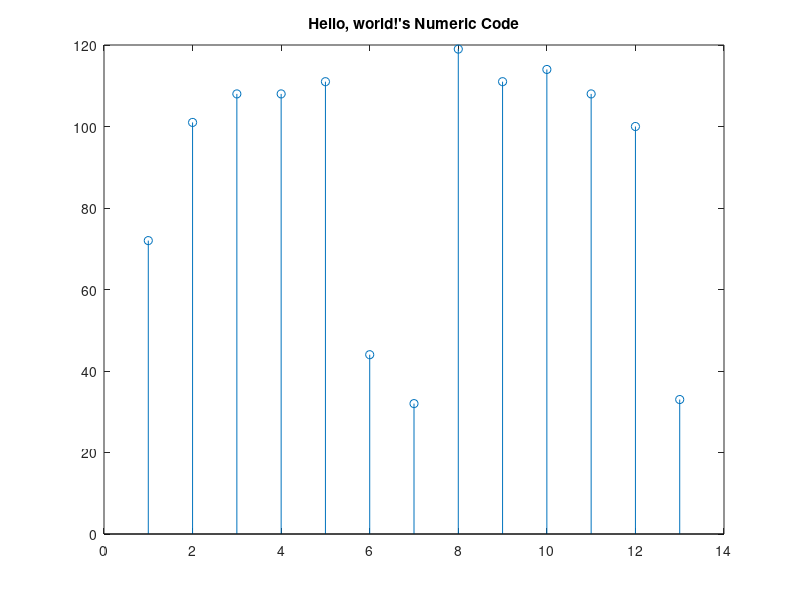

MATLAB code for this plot: (Note: this script raises an error after producing the figure.)
%% Lesson 5c: Character Arrays and Strings
% We just learned about different data types. We will focus on two data
% structures that are very similar in function: strings and character
% arrays. They are often interchangeable, but there are some nuances.
clear; clc; close all;

%% Character arrays as text
% Note that MATLAB uses UTF-16 for its character encoding (not ASCII); this
% means two bytes per character (type `char`).
str = 'Hello, world!';
whos;

%% Charracter arrays as matrices
% Character arrays are regular arrays/matrices, and characters have
% numeric values. (This is very similar to in C.) In fact, the character
% array syntax is syntactic sugar. The following two are equivalent.
str1 = 'Hi';
str2 = ['H', 'i'];

% This means you can index and concatenate character arrays just like you
% would strings, and you can cast characters to numbers.
stem(uint16(str));                  % Treating characters as numbers
title([str '''s Numeric Code']);    % `horcat` on character arrays

% Note that we escape a single quote inside a character array using double
% single quotes. Be careful! What do you think the following will do?
[''''];
['' ''];
'''';
% '' '';

%% sprintf
% The sprintf function is useful in formatting strings to be output like
% you would in C.
numberOfStudents = 20;
section = 'B';
averageGrade = mean(40 + randn(numberOfStudents, 1));
sprintf(['There are %d students in physics section %s with ' ...
    'an average grade of %0.2f'], numberOfStudents, section, averageGrade);

%% fprintf
% fprintf is like sprintf but either outputs to a file if specified,
% otherwise stdout.
fprintf(['There are %d students in physics section %s with ' ...
    'an average grade of %0.2f\n'], ...
    numberOfStudents, section, averageGrade);
    
%% Character arrays are ordinary (rectangular) matrices
% legends = ['sin(x)'; 'cos(x)'; '3x'];
legends = ['sin(x)'; 'cos(x)'; 'tan(x)'];
          
%% Compound character arrays using cell arrays
% What if we want a matrix/array/set of strings? We previously saw that
% horizontally or vertically concatenating character arrays will not work.
%
% One thing we can do is to use cell arrays, but this introduces the
% annoyances of cell arrays.
legends1 = {'sin(x)', 'cos(x)', '3x'};

% Alternatively, we can have a matrix of singleton cell arrays containing a
% character array.
legends2 = [{'sin(x)'}, {'cos(x)'}, {'3x'}];

%% The `string` datatype
% Like many high-level languages (i.e., basically any modern language),
% MATLAB has a dedicated atomic `string` type. These may be constructed
% using a literal enclosed in double quotes, or by using the `string`
% constructor.
legends3 = [string('sin(x)'), "cos(x)", "3x"];

%% This works!
% This works with either legends1, legends2, or legends3.
plot(rand(10, 3));
legend(legends3);

%% Indexing string and string arrays with curly braces
% Indexing a string: a string acts like a singleton cell array
% containing a character array.
str3 = "Hello, world";
% str3(2);                      % fails
str3{1}(2);

% Indexing a string array: a string array acts like a cell array of
% character arrays (for compatability reasons).
legends(3);
legends{3}(2);

% Confusing! In general, you can stick with strings and string arrays and
% not have to worry about cell arrays at all, but this may help your
% understanding if a weird scenario comes up.

%% Sample string manipulation
% Using split, you can separate strings into a cell array or string array
% based on certain qualifications, most commonly whitespace.
t = ['The rain in Spain stays' newline 'mainly in the plain.']

split(t);                       % Splits words by default
split(t,'n');

% You can also return the delimiters if you want
[cellArray, delimiters] = split(t, {'n' 'h'});

% In a similar fashion, you can search for patterns in strings using
% strfind.
idx = strfind(t,'in');  % indices of where substring is in the string
